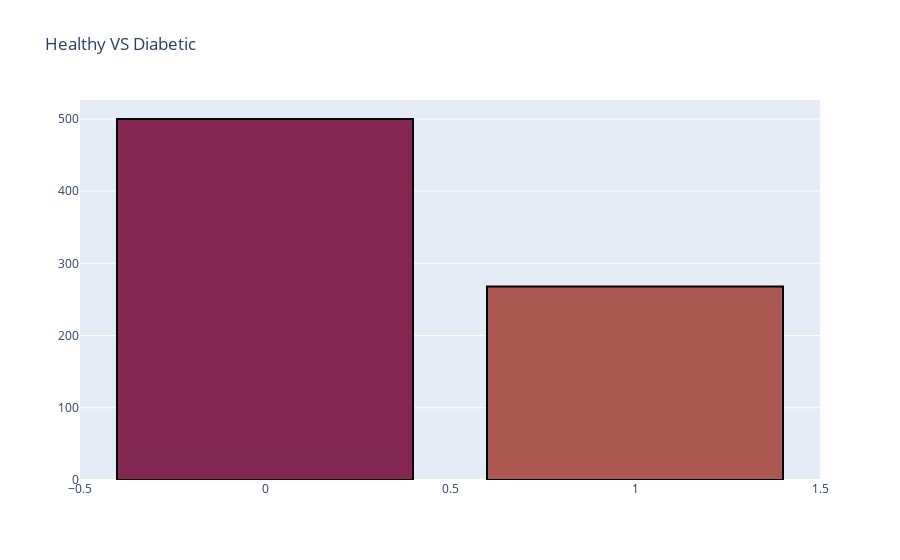

Here is the notebook cell this chart was saved with:
### Code cell
species_count = df['Outcome'].value_counts()
data = [go.Bar(
    x = species_count.index,
    y = species_count.values,
    marker = dict(color = random_colors(3),line=dict(color='#000000', width=2)))]

layout = go.Layout(
   {
      "title":"Healthy VS Diabetic",
   }
)

fig = go.Figure(data=data,layout = layout)
iplot(fig)

### Figure 1 — Plotly figure (JSON) as saved in the notebook; plotly's stock layout.template omitted (floating-point values rounded to 4 significant figures)
{"data": [{"marker": {"color": ["#832652", "#AB5952", "#6CC30B"], "line": {"color": "#000000", "width": 2}}, "type": "bar", "x": [0, 1], "y": [500, 268]}], "layout": {"title": {"text": "Healthy VS Diabetic"}}}
